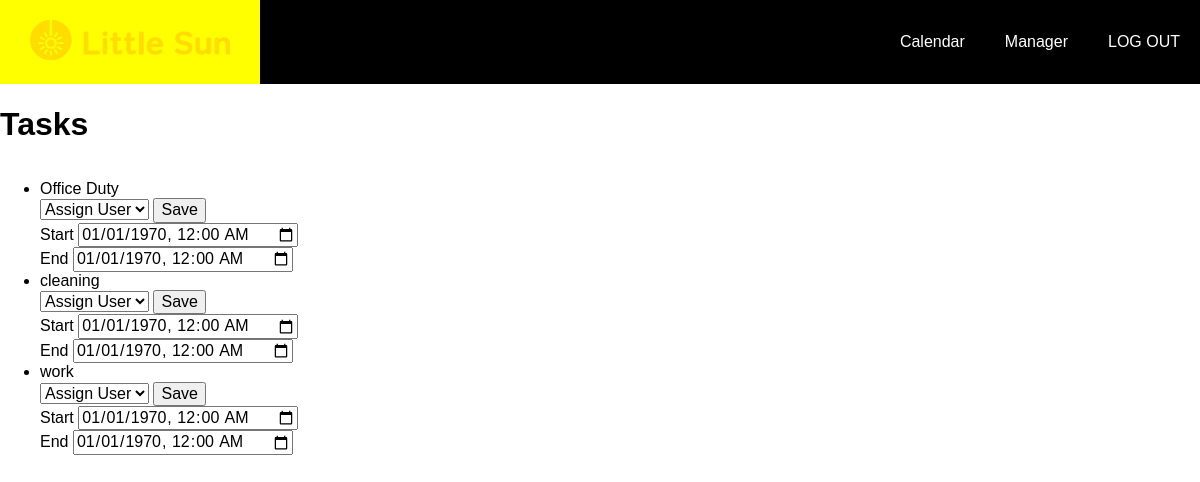
Page /manager_tasks.php on the committed database.
### tables this page shows
CREATE TABLE `hub_tasks` (
  `id` int(11) NOT NULL,
  `task_name` varchar(255) NOT NULL,
  `task_description` text,
  `task_type` varchar(100) DEFAULT NULL,
  `task_status` varchar(50) NOT NULL DEFAULT 'Open',
  `task_start_date` datetime DEFAULT NULL,
  `task_end_date` datetime DEFAULT NULL,
  `assigned_to` int(11) DEFAULT NULL,
  `hub_location_id` int(11) DEFAULT NULL,
  `assigned_manager_id` int(11) DEFAULT NULL
);

### manager_tasks.php (the view, shortened to what this page needs)
<?php
$pdo = Data::getConnection();
$tasks = [];
try {
    $stmt = $pdo->query("SELECT id, task_name, task_start_date, task_end_date, assigned_to FROM hub_tasks");
    $tasks = $stmt->fetchAll(PDO::FETCH_ASSOC);
} catch (PDOException $e) {
    error_log("Database error: " . $e->getMessage());
}
?>
<!DOCTYPE html>
<html lang="en">
<head>
    <link rel="stylesheet" href="styles/normalize.css">
    <link rel="stylesheet" href="styles/nav.css">
    <link rel="stylesheet" href="styles/style.css">
</head>
<body>
    <?php include_once("manager.nav.inc.php"); ?>
    <div class="index_title">
        <h1>Tasks</h1>
    </div>
    <ul>
        <?php foreach ($tasks as $task) : ?>
            <li class="task-item">
                <div class="task-details">
                    <div><?php echo $task['task_name']; ?></div>
                    <form action="update_task.php" method="post" id="assign_form_<?php echo $task['id']; ?>" onchange="toggleDateTimeFields(<?php echo $task['id']; ?>)">
                        <select name="user_id" id="task_<?php echo $task['id']; ?>">
                            <option value="">Assign User</option>
                        </select>
                        <button type="submit">Save</button>
                    </form>
                </div>
                <div class="datetime-field">
                    <label for="start_datetime_<?php echo $task['id']; ?>" class="text-slate-700">Start</label>
                    <input type="datetime-local" name="start_datetime_<?php echo $task['id']; ?>" id="start_datetime_<?php echo $task['id']; ?>" class="border-solid border-slate-20 border-2 rounded" value="<?php echo date('Y-m-d\TH:i', strtotime($task['task_start_date'])); ?>" />
                </div>
                <div class="datetime-field">
                    <label for="end_datetime_<?php echo $task['id']; ?>" class="text-slate-700">End</label>
                    <input type="datetime-local" name="end_datetime_<?php echo $task['id']; ?>" id="end_datetime_<?php echo $task['id']; ?>" class="border-solid border-slate-20 border-2 rounded" value="<?php echo date('Y-m-d\TH:i', strtotime($task['task_end_date'])); ?>" />
                </div>
            </li>
        <?php endforeach; ?>
    </ul>
</body>
</html>

### styles/nav.css (style rules this page uses)
* { font-family: sans-serif; }

### styles/style.css (style rules this page uses)
* { font-family: sans-serif; }
.index_title { display: flex; justify-content: space-between; align-items: center; }

### rows in the picture
hub_tasks: task_name "Office Duty", task_start_date "01/01/1970 00:00", task_end_date "01/01/1970 00:00"
hub_tasks: task_name "cleaning", task_start_date "01/01/1970 00:00", task_end_date "01/01/1970 00:00"
hub_tasks: task_name "work", task_start_date "01/01/1970 00:00", task_end_date "01/01/1970 00:00"
